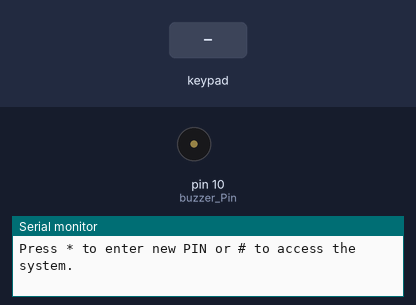
A sketch run on a simulated Arduino Uno, built with avr-gcc and run on an emulated ATmega328P. Shown: buzzer (waves = sounding), the last lines printed to the serial monitor. The inputs (shaded band) are chosen by the test bench.

Above: at 1.4 s.
1.5 s: keypad keys A B C D # pressed 0.4 s apart
At 2.75 s:
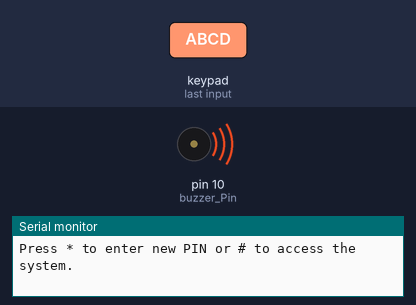
5.0 s: key '1' pressed
At 5.9 s:
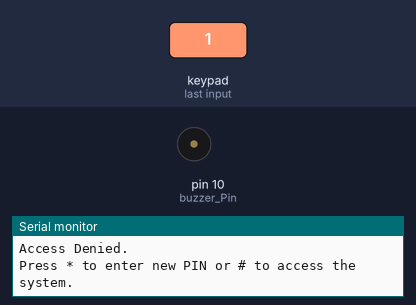
Timing chart, 0 to 8.0 s (numbered marks = the images above; inputs shaded):
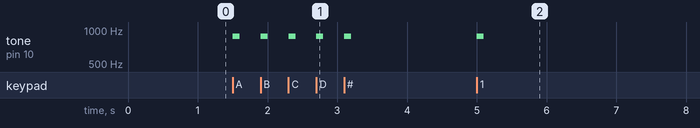

Measured:
- after the input at 1.5 s, tone on pin 10 (buzzer_Pin): alternates 880 Hz for 0.10 s and silent for 0.30 s, 10 changes in all, then stays silent, starting at once
- after the input at 5.0 s, tone on pin 10 (buzzer_Pin): silent → 880 Hz at once, → silent 0.10 s later

The sketch:

Day_13.ino
```cpp
/* Day 13 - HERO security 101
 *  ShawKai 7 jan 2024
 */
#include <Keypad.h>
#include <Key.h>

const byte ROWS = 4, COLS = 4;
const byte ROW_Pins[ROWS] = {5, 4, 3, 2}, COL_Pins[COLS] = {6, 7, 8, 9};
const char buttons[ROWS][COLS] = {
  {'1', '2', '3', 'A'},
  {'4', '5', '6', 'B'},
  {'7', '8', '9', 'C'},
  {'*', '0', '#', 'D'}
};
Keypad heroKeypad = Keypad(makeKeymap(buttons), ROW_Pins, COL_Pins, ROWS, COLS);

const byte buzzer_Pin = 10;

const byte PINlength = 4;
char currentPIN[PINlength] = {'A', 'B', 'C', 'D'};

bool validatePIN() {
  Serial.println("Enter PIN to continue");

  for (int i = 0; i < PINlength; i++) {
    char btnChar = heroKeypad.waitForKey();
    tone(buzzer_Pin, 880, 100);

    if (currentPIN[i] != btnChar) {
      Serial.println();
      Serial.print("Wrong PIN digit: ");
      Serial.println(btnChar);
      return false;
    }
    Serial.print("*");
  }
  Serial.println();
  Serial.println("Device successfully unlocked");
  return true;
}

void setup() {
  pinMode(buzzer_Pin, OUTPUT);

  Serial.begin(9600);
  delay(200);
  Serial.println("Press * to enter new PIN or # to access the system.");
}

void loop() {
char  btnChar = heroKeypad.waitForKey();
//  Serial.println(btnChar);
  tone(buzzer_Pin, 880, 100);

  if (btnChar == '#') {
    bool accessGranted = validatePIN();
    if (accessGranted) {
      Serial.println("Welcome, authorized user. You may now begin using the system.");
    } else {
      Serial.println("Access Denied.");
      Serial.println("\nPress * to enter new PIN or # to access the system.");
    }
  }

  if (btnChar == '*') {
    bool accessGranted = validatePIN();
    if (accessGranted) {
      Serial.println("Welcome, authorized user. Please enter a new PIN: ");

      for (int i = 0; i < PINlength; i++) {
        btnChar = heroKeypad.waitForKey();
        tone(buzzer_Pin, 880, 100);

        currentPIN[i] = btnChar;
        Serial.print("*");
      }

      Serial.println();
      Serial.println("PIN successfully changed!");
    } else {
      Serial.println("Access denied, Cannot change PIN without the old or default.");
      Serial.println("\nPress * to enter new PIN or # to access the system.");
    }
  }
}
```
